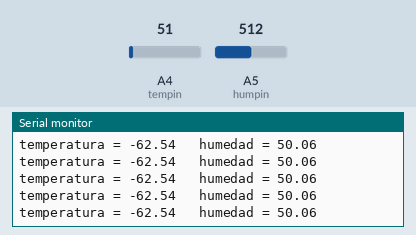
This sketch was run on a simulated Arduino Uno, built with avr-gcc and run on an emulated ATmega328P. Shown: the last lines printed to the serial monitor. The inputs (shaded band) are chosen by the test bench; at power-on: A5 (humpin) = 512, A4 (tempin) = 51.

Above: at 1.2 s.
1.3 s: A5 (humpin) set to 23
At 1.4 s:
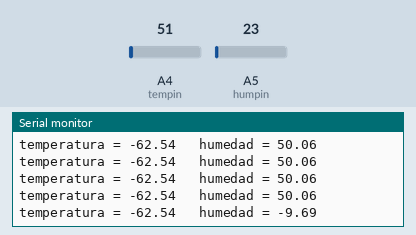
2.8 s: A5 (humpin) set to 19
At 2.82 s:
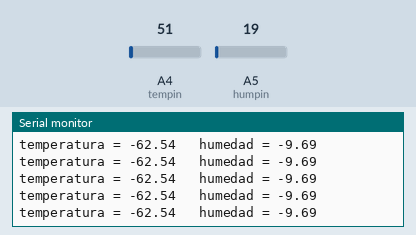
11.8 s: A5 (humpin) set to 198
At 11.81 s:
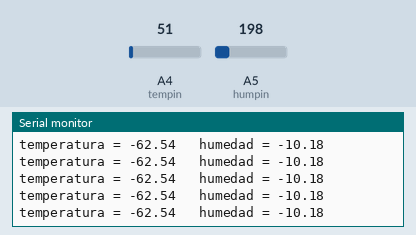
14.8 s: A5 (humpin) set to 166
At 14.81 s:
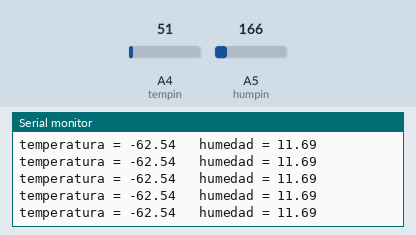
Timing chart, 0 to 17.3 s (numbered marks = the images above; inputs shaded):
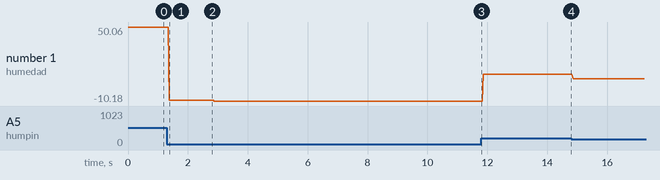

The sketch:

prueba_chipcap.ino
```cpp
// ------------ variables para la lectrura del chipcap ------------
const int tempin = A4;  // puerto analogo señal de temperatura
const int humpin = A5;  // puerto analogo señal de humedad

int tem = 0;            // valor digital de temperatura
int hum = 0;            // valor digital de humedad
float ftem = 0;         // valor en unidades de temperatura
float fhum = 0;         // valor en unidades de humedad

void setup() {
  // se inicia la comunicacion serial a 9600
  Serial.begin(9600);
}

void loop() {
  // leo los valores analogos
  tem = analogRead(tempin);
  hum = analogRead(humpin);
  // lo paso a voltajes
  ftem = float(tem*5)/1023;
  fhum = float(hum*5)/1023;

  // modo radiometrico
  //%RH = ((Vout - (0.1 * Vsupply))/(0.8 * Vsupply)) * 100
  //Tc = ((Vout - (0.1 * Vsupply))/(0.8 * Vsupply)) * 200 - 50
  ftem = ((ftem-(0.5))/(4))*200-50;
  fhum = ((fhum-(0.5))/(4))*100;

  Serial.print("temperatura = " );
  Serial.print(ftem);
  Serial.print("\t humedad = ");
  Serial.print(fhum);


  Serial.println();
  // espero un par de ms
  delay(2);
}
```

Measured:
- after the input at 1.3 s, the serial monitor: prints a new line after 0.08 s (image 1)
- plotted number 1: 50.06 → -9.69 after the input at 1.3 s, -9.69 → -10.18 after the input at 2.8 s, -10.18 → 11.69 after the input at 11.8 s, 11.69 → 7.78 after the input at 14.8 s
